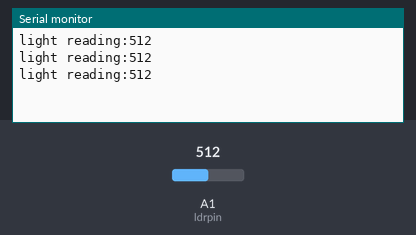
A sketch run on a simulated Arduino Uno, built with avr-gcc and run on an emulated ATmega328P. On the bench: the last lines printed to the serial monitor. The inputs (shaded band) are chosen by the test bench; at power-on: A1 (ldrpin) = 512.

Above: at 1.3 s.
1.4 s: A1 (ldrpin) set to 716
At 1.9 s:
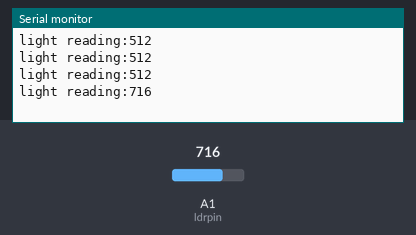
2.9 s: A1 (ldrpin) set to 900
At 3.4 s:
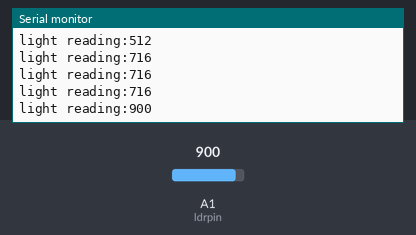
Timing chart, 0 to 5.9 s (numbered marks = the images above; inputs shaded):
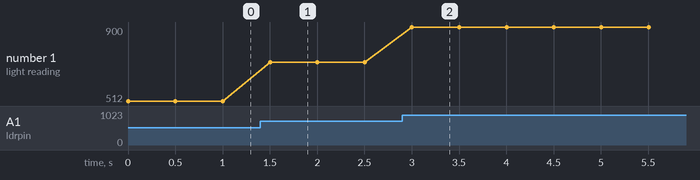

The sketch:

LDR_pin.ino
```cpp
int ldrpin = A1;
void setup() {
  Serial.begin(9600);
}
void loop() {
  int lightvalue = analogRead(ldrpin);
  Serial.print("light reading:");
  Serial.println(lightvalue);
  delay(500);
}
```

Measured:
- after the input at 1.4 s, the serial monitor: prints a new line after 0.10 s (image 1)
- after the input at 2.9 s, the serial monitor: prints a new line after 0.10 s (image 2)
- plotted number 1: 512 → 716 after the input at 1.4 s, 716 → 900 after the input at 2.9 s
